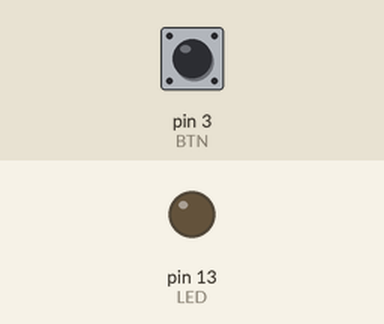
This sketch was run on a simulated Arduino Uno, built with avr-gcc and run on an emulated ATmega328P. Parts: output pins drawn as LEDs (lit = HIGH). Inputs (shaded band) come from the test bench; at power-on: pin 3 (BTN) LOW.

Above: at 1.2 s.
1.3 s: pin 3 (BTN) pulled HIGH for 0.15 s
At 1.37 s:
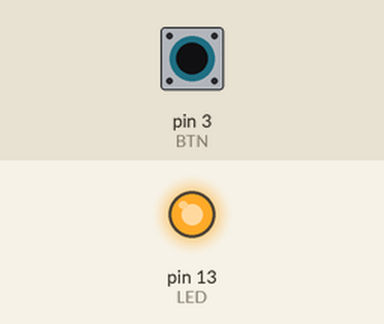
2.9 s: pin 3 (BTN) pulled HIGH for 3.2 s
At 7.0 s:
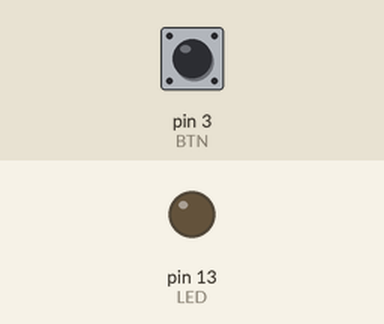
Timing chart, 0 to 8.5 s (numbered marks = the images above; inputs shaded):
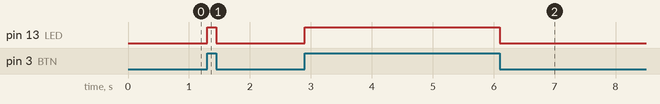

Measured:
- after the input at 1.3 s, pin 13 (LED): LOW → HIGH at once, → LOW 0.15 s later
- after the input at 2.9 s, pin 13 (LED): LOW → HIGH at once, → LOW 3.2 s later

The sketch:

push_button_and_led.ino
```cpp
// assign names to pins we want to use
int LED = 13;
int BTN = 3;

// run once
void setup()
{
  // set the LED pin (13) to be output
  // set the BTN pin (3) to be a normal input
  pinMode(LED,OUTPUT);
  pinMode(BTN,INPUT);
}

// do this forever
void loop()
{
  // read the state of the button and
  // assign it to the variable
  int BTN_STATE = digitalRead(BTN);

  // if the button is pushed, the pin
  // is HIGH - turn on the LED.
  // if the buttons is NOT pushed, the
  // pin is LOW - turn off the LED
  if(BTN_STATE == HIGH)
  {
    digitalWrite(LED,HIGH);
  }
  else
  {
    digitalWrite(LED,LOW);
  }
}
```
